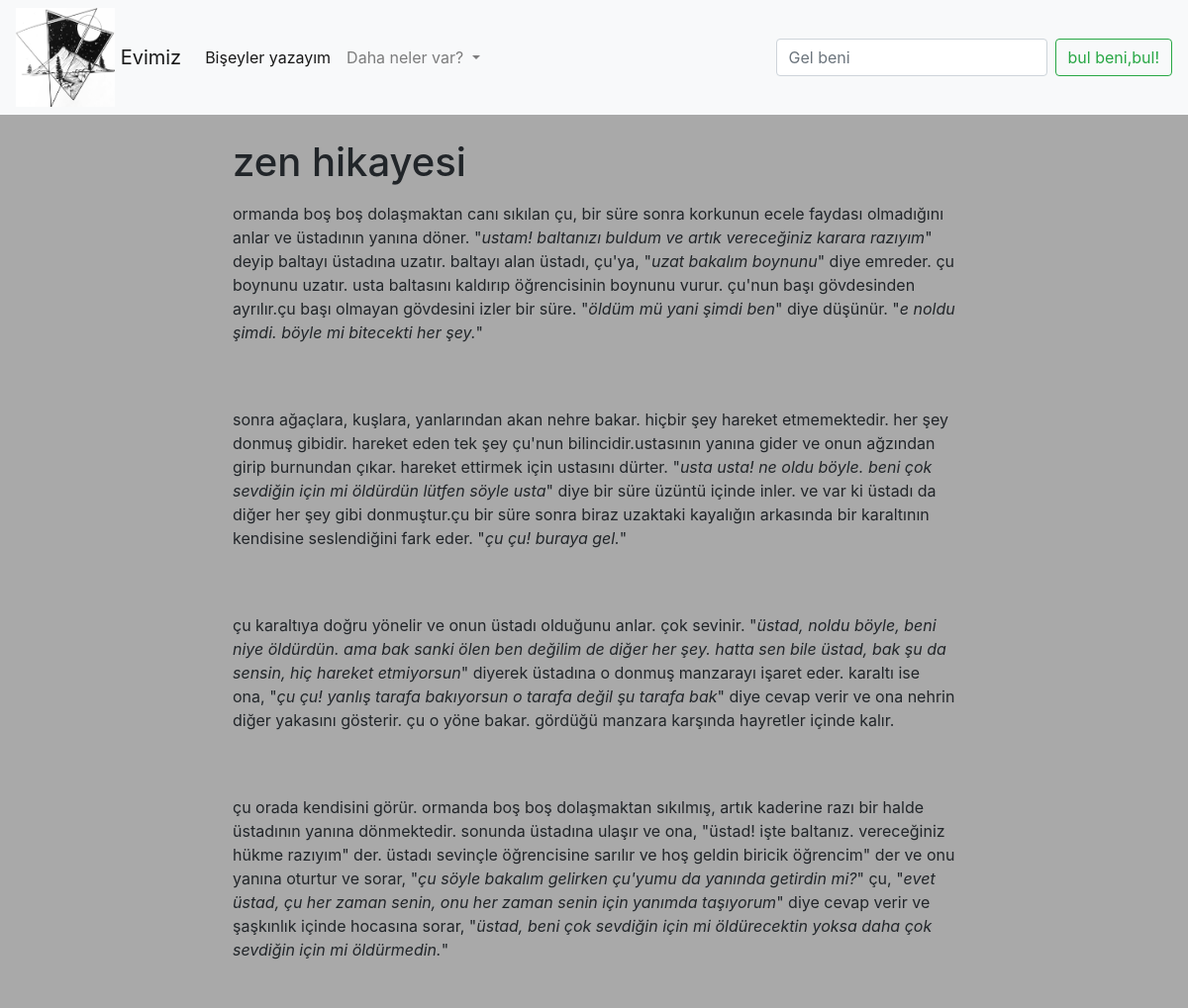
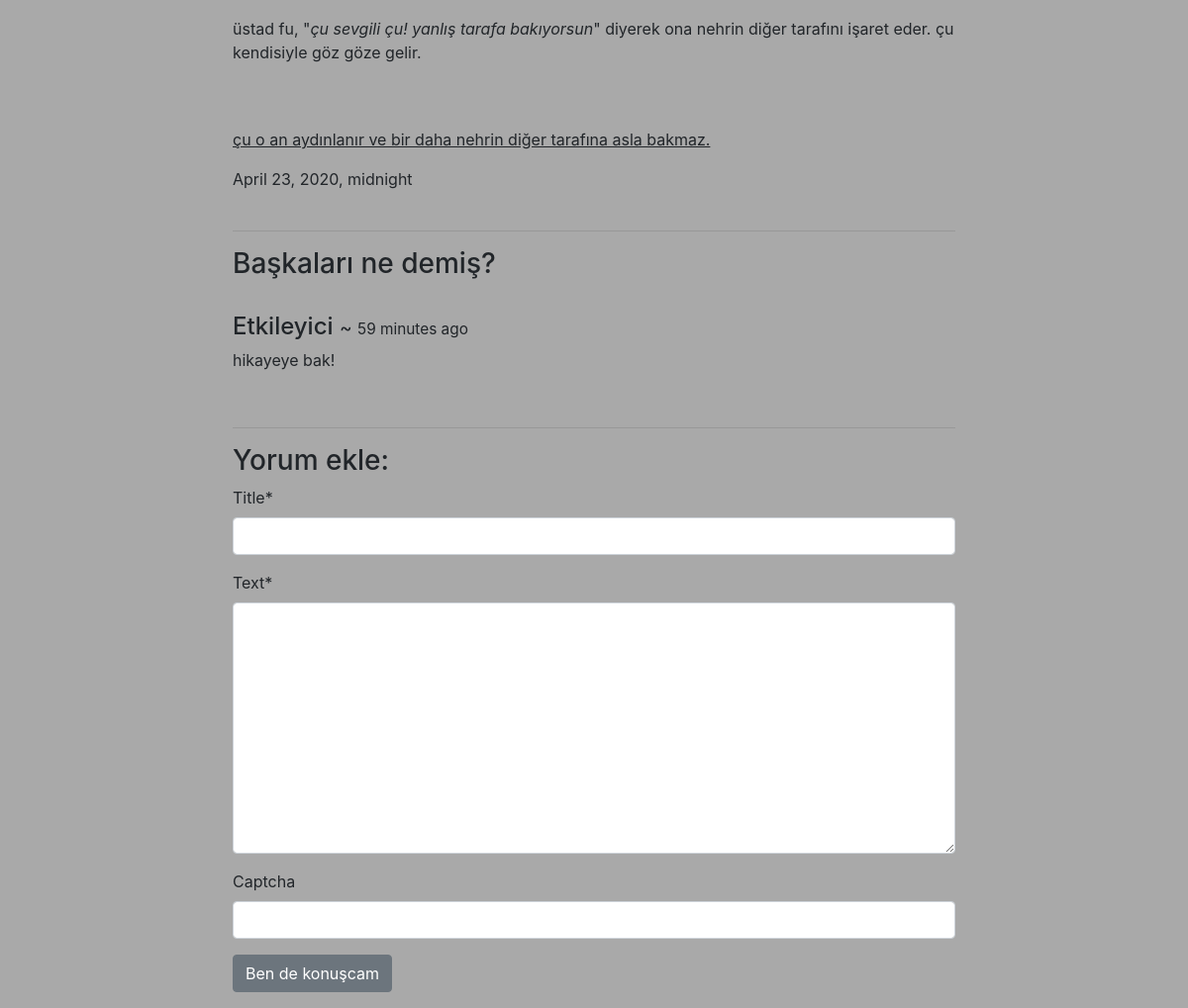
The app's page /post/36/ with its own data (2 pictures, top to bottom).
### blog/models.py (models this page shows, shortened)
class Post(models.Model):
    author = models.ForeignKey('auth.User', on_delete=models.CASCADE)
    title = models.CharField(max_length=200)
    text = RichTextField()
    created_date = models.DateTimeField(
            default=timezone.now)
    published_date = models.DateTimeField(
            blank=True, null=True)

class Comment(models.Model):
    post=models.ForeignKey('blog.Post',related_name='comments', on_delete=models.CASCADE)
    title = models.CharField(max_length=200)
    text = models.TextField()
    created_date = models.DateTimeField(
            default=timezone.now)

### blog/views.py (the view, shortened to what this page needs)
# urls.py: path('post/<int:pk>/', views.post_detail, name='post_detail'),
def post_detail(request,pk):
    post = get_object_or_404(Post, pk=pk)
    form = CommentForm()
    return render(request, 'blog/post_detail.html', {'post': post,'form': form,})

### blog/forms.py
class CommentForm(forms.ModelForm):
    captcha = ReCaptchaField()
    class Meta:
        model = Comment
        fields = ('title', 'text',)

### blog/templates/blog/post_detail.html (shortened to what this page needs)
{% extends 'blog/base.html' %}
{% load crispy_forms_tags %}
{% block content %}
    <div class="post">
        <h1>{{ post.title }}</h1>
        <p>{{ post.text|safe|linebreaksbr }}</p>
        {% if post.published_date %}
            <div class="date">
                {{ post.published_date }}
            </div>
        {% endif %}
    </div>
    <br><hr>
    <div class="comments">
        <h3>Başkaları ne demiş?</h3>
        <br>
        {% for comment in post.comments.all %}
        <h4> {{comment.title}}  <small> ~ <small>{{comment.created_date|timesince}} ago </small> </small> </h4>
        <p> {{comment.text}} </p>
        {% endfor %}
    </div>
    <br><hr>
    <div class="add_comment">
        <h3>Yorum ekle:</h3>
        <form method = "POST">
        {{ form | crispy }}
        <input type="submit" class="btn btn-secondary" value="Ben de konuşcam">
        </form>
    </div>
{% endblock %}

### blog/static/css/blog.css (style rules this page uses)
body { background-color: darkgray; }

### records on screen
Post: title "zen hikayesi", text "ormanda boş boş dolaşmaktan canı sıkılan çu, bir süre sonra korkunun ecele faydası olmadığını anlar ve üstadının yanına döner. \" ustam! baltanızı buldum ve artık vereceğiniz karara razıyım \" deyip baltayı üstadına uzatır. baltayı alan üstadı, çu'ya, \" uzat bakalım boynunu \" diye emreder. çu boynunu uzatır. usta baltasını kaldırıp öğrencisinin boynunu vurur. çu'nun başı gövdesinden ayrılır.çu başı olmayan gövdesini izler bir süre. \" öldüm mü yani şimdi ben \" diye düşünür. \" e noldu şimdi. böyle mi bitecekti her şey. \" sonra ağaçlara, kuşlara, yanlarından akan nehre bakar. hiçbir şey hareket etmemektedir. her şey donmuş gibidir. hareket eden tek şey çu'nun bilincidir.ustasının yanına gider ve…", published_date "April 23, 2020, midnight"
Comment: title "Etkileyici", created_date "59 minutes", text "hikayeye bak!"
